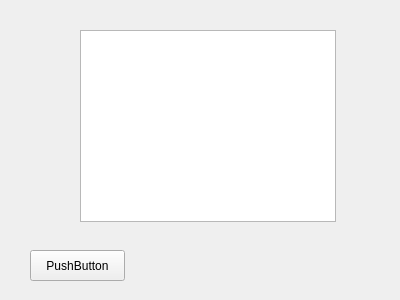
<?xml version="1.0" encoding="UTF-8"?>
<ui version="4.0">
 <class>MainWindow</class>
 <widget class="QMainWindow" name="MainWindow">
  <property name="geometry">
   <rect>
    <x>0</x>
    <y>0</y>
    <width>400</width>
    <height>300</height>
   </rect>
  </property>
  <property name="windowTitle">
   <string>MainWindow</string>
  </property>
  <widget class="QWidget" name="centralWidget">
   <widget class="QPushButton" name="pushButton">
    <property name="geometry">
     <rect>
      <x>30</x>
      <y>250</y>
      <width>95</width>
      <height>31</height>
     </rect>
    </property>
    <property name="text">
     <string>PushButton</string>
    </property>
   </widget>
   <widget class="QListView" name="ma_vue">
    <property name="geometry">
     <rect>
      <x>80</x>
      <y>30</y>
      <width>256</width>
      <height>192</height>
     </rect>
    </property>
   </widget>
  </widget>
 </widget>
 <layoutdefault spacing="6" margin="11"/>
 <resources/>
 <connections>
  <connection>
   <sender>pushButton</sender>
   <signal>clicked()</signal>
   <receiver>MainWindow</receiver>
   <slot>close()</slot>
   <hints>
    <hint type="sourcelabel">
     <x>68</x>
     <y>270</y>
    </hint>
    <hint type="destinationlabel">
     <x>152</x>
     <y>257</y>
    </hint>
   </hints>
  </connection>
 </connections>
</ui>
